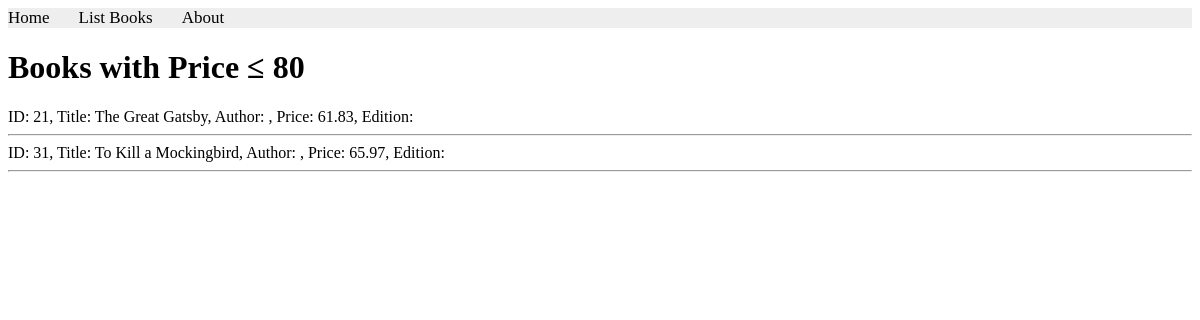
Page /books/lab8/task1 on the earlier database version.
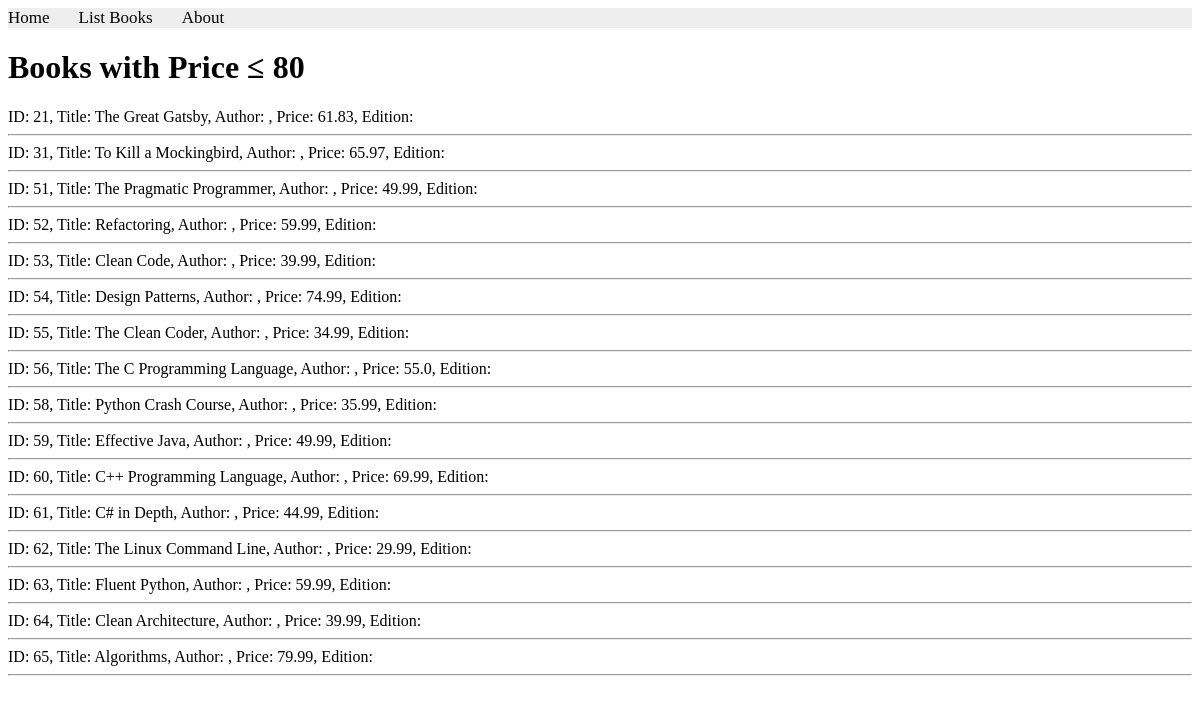
Same page on the later database version.
### apps/bookmodule/models.py (models this page shows)
class Book(models.Model):
    title = models.CharField(max_length=100)
    price = models.FloatField(default=0.0)
    quantity = models.IntegerField(default=1)
    pubdate = models.DateTimeField(null=True)
    rating = models.SmallIntegerField(default=1)
    publisher = models.ForeignKey(Publisher, null=True, on_delete=models.SET_NULL)
    authors = models.ManyToManyField(Author)
    percentage = None  # transient field, not stored in DB

### apps/bookmodule/views.py (the view)
# urls.py: path('lab8/task1', views.lab8_task1, name="books.lab8_task1"),
def lab8_task1(request):
    mybooks = Book.objects.filter(Q(price__lte=80))
    return render(request, 'bookmodule/lab8_task1.html', {'books': mybooks})

### apps/templates/bookmodule/lab8_task1.html (shortened to what this page needs)
{% extends "layouts/base.html" %}
{% block content %}
<h1>Books with Price &le; 80</h1>
{% for book in books %}
  ID: {{ book.id }}, Title: {{ book.title }}, Author: {{ book.author }}, Price: {{ book.price }}, Edition: {{ book.edition }}
  <hr>
{% empty %}
  <p>No books found with price less than or equal to 80.</p>
{% endfor %}
{% endblock content %}

### apps/templates/layouts/base.html (shortened to what this page needs)
<!DOCTYPE html>
<html>
{% load static %}
<head>
    <link rel="stylesheet" href="{% static 'styles.css' %}">
    <link rel="stylesheet" href="https://cdnjs.cloudflare.com/ajax/libs/font-awesome/4.7.0/css/font-awesome.min.css">
</head>
<body>
    {% include "includes/header.html" %}
    {% block content %} {% endblock content %}
</body>
</html>

### apps/templates/includes/header.html
{% with request.resolver_match.url_name as url_name %}
<div class="topnav">
    <a class="{% if url_name == 'books.index' %}active{% endif %}" href="{% url 'books.index' %}">Home</a>
    <a class="{% if url_name == 'books.list_books' %}active{% endif %}" href="{% url 'books.list_books' %}">List Books</a>
    <a class="{% if url_name == 'books.aboutus' %}active{% endif %}" href="{% url 'books.aboutus' %}">About</a>
</div>
{% endwith %}

### apps/static/styles.css (style rules this page uses)
.topnav { background-color: #eeeeee; width: 100%; }
.topnav a { color: #000000; text-align: center; margin-right: 25px; text-decoration: none; font-size: 17px; }

Differences in the rows shown:
added Book: id "51", title "The Pragmatic Programmer", price "49.99"
added Book: id "52", title "Refactoring", price "59.99"
added Book: id "53", title "Clean Code", price "39.99"
added Book: id "54", title "Design Patterns", price "74.99"
added Book: id "55", title "The Clean Coder", price "34.99"
added Book: id "56", title "The C Programming Language", price "55.0"
added Book: id "58", title "Python Crash Course", price "35.99"
added Book: id "59", title "Effective Java", price "49.99"
added Book: id "60", title "C++ Programming Language", price "69.99"
added Book: id "61", title "C# in Depth", price "44.99"
added Book: id "62", title "The Linux Command Line", price "29.99"
added Book: id "63", title "Fluent Python", price "59.99"
added Book: id "64", title "Clean Architecture", price "39.99"
added Book: id "65", title "Algorithms", price "79.99"
